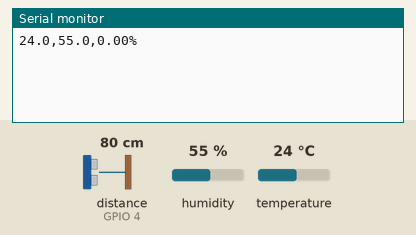
This sketch was run on a simulated ESP32. On the bench: the last lines printed to the serial monitor. Wiring (inferred from the names in the program): ultrasonic range finder: trigger GPIO 0; echo GPIO 4. The inputs (shaded band) are chosen by the test bench; at power-on: distance to the obstacle (sensor on GPIO 4) 80 cm, humidity 55 %, temperature 24 °C. The echo pulse lasts 58.3 µs per cm; WiFi joins after 1.5 s; servers stay silent unless stated; no MQTT or app messages arrive unless stated.

Above: at 2.7 s.
2.8 s: distance to the obstacle (sensor on GPIO 4) set to 2 cm
At 7.5 s:
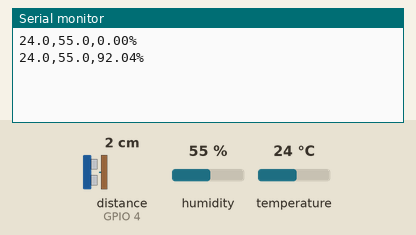
8.8 s: humidity set to 22 %
At 12.7 s:
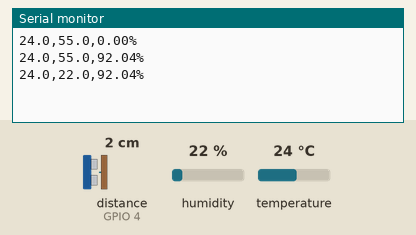
14.8 s: temperature set to 12 °C
At 17.9 s:
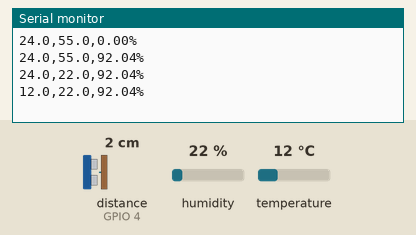
20.8 s: distance to the obstacle (sensor on GPIO 4) set to 4 cm
At 22.0 s:
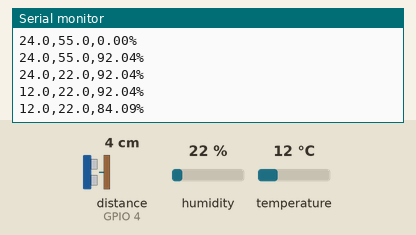
26.8 s: humidity set to 40 %
At 32.5 s:
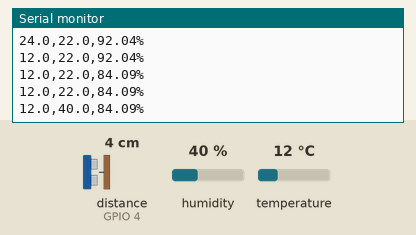
Timing chart, 0 to 33.8 s (numbered marks = the images above; inputs shaded):
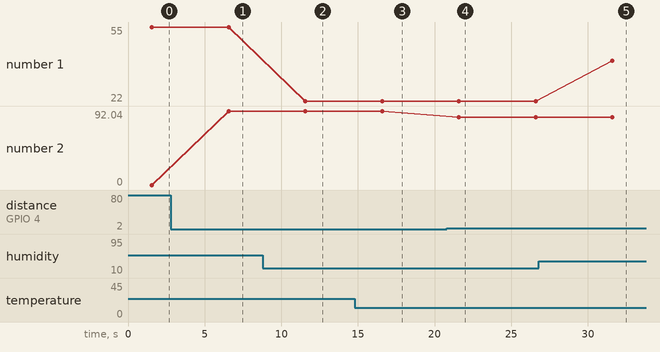

Measured:
- after the input at 2.8 s, the serial monitor: prints a new line after 3.8 s (image 1)
- after the input at 8.8 s, the serial monitor: prints a new line after 2.8 s (image 2)
- after the input at 14.8 s, the serial monitor: prints a new line after 1.8 s (image 3)
- after the input at 20.8 s, the serial monitor: prints a new line after 0.79 s (image 4)
- after the input at 26.8 s, the serial monitor: prints a new line after 4.8 s (image 5)
- plotted number 1: 55 → 22 after the input at 8.8 s, 22 → 40 after the input at 26.8 s
- plotted number 2: 0 → 92.04 after the input at 2.8 s, 92.04 → 84.09 after the input at 20.8 s

The sketch:

sketch.ino
```cpp
#include <WiFi.h>
#include <PubSubClient.h>
#include "DHT.h"

#define DHTPIN 13
#define DHTTYPE DHT22
#define TRIG_PIN 0
#define ECHO_PIN 4

const char* ssid = "Wokwi-GUEST";
const char* password = "";
const char* mqtt_server = "broker.hivemq.com";
const char* topic = "smartbin/data";

WiFiClient espClient;
PubSubClient client(espClient);
DHT dht(DHTPIN, DHTTYPE);

void setup_wifi() {
  WiFi.begin(ssid, password);
  while (WiFi.status() != WL_CONNECTED) delay(500);
}

void setup() {
  Serial.begin(115200);
  dht.begin();
  pinMode(TRIG_PIN, OUTPUT);
  pinMode(ECHO_PIN, INPUT);
  setup_wifi();
  client.setServer(mqtt_server, 1883);
}

float getDistance() {
  digitalWrite(TRIG_PIN, LOW); delayMicroseconds(2);
  digitalWrite(TRIG_PIN, HIGH); delayMicroseconds(10); digitalWrite(TRIG_PIN, LOW);
  long duration = pulseIn(ECHO_PIN, HIGH);
  return duration * 0.034 / 2;
}

void loop() {
  if (!client.connected()) client.connect("ESP32SmartBin");

  float temperature = dht.readTemperature();
  float humidity = dht.readHumidity();
  float distance = getDistance(); // cm
  float fill_level= ((25.0-distance)/25.0)*100.0;
  if(fill_level<0) fill_level=0;
  if(fill_level>100) fill_level=100;

  String payload = String(temperature,1) + "," + String(humidity,1) + "," + String(fill_level,2)+"%";
  client.publish(topic, payload.c_str());

  Serial.println(payload);
  delay(5000);
}
```
